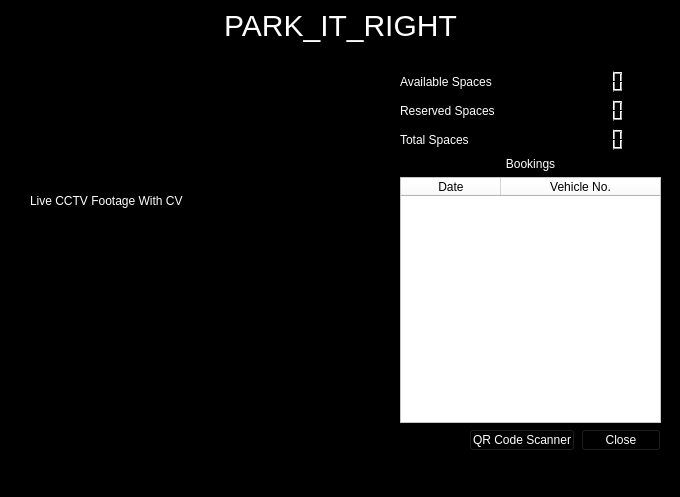
<?xml version="1.0" encoding="UTF-8"?>
<ui version="4.0">
 <class>MainWindow</class>
 <widget class="QMainWindow" name="MainWindow">
  <property name="geometry">
   <rect>
    <x>0</x>
    <y>0</y>
    <width>680</width>
    <height>497</height>
   </rect>
  </property>
  <property name="windowTitle">
   <string>MainWindow</string>
  </property>
  <property name="styleSheet">
   <string notr="true">background-color:rgb(0, 0, 0)</string>
  </property>
  <widget class="QWidget" name="centralwidget">
   <widget class="QLabel" name="label">
    <property name="geometry">
     <rect>
      <x>200</x>
      <y>0</y>
      <width>281</width>
      <height>51</height>
     </rect>
    </property>
    <property name="styleSheet">
     <string notr="true">color:rgb(255, 255, 255);
font: 57 11pt &quot;Ubuntu&quot;;
font-size:30px;
</string>
    </property>
    <property name="text">
     <string>PARK_IT_RIGHT</string>
    </property>
    <property name="alignment">
     <set>Qt::AlignCenter</set>
    </property>
   </widget>
   <widget class="QLabel" name="label_2">
    <property name="geometry">
     <rect>
      <x>30</x>
      <y>80</y>
      <width>251</width>
      <height>241</height>
     </rect>
    </property>
    <property name="styleSheet">
     <string notr="true"> border-top: 10px, white, double;
color:rgb(255, 255, 255);
</string>
    </property>
    <property name="text">
     <string>Live CCTV Footage With CV</string>
    </property>
   </widget>
   <widget class="QWidget" name="layoutWidget">
    <property name="geometry">
     <rect>
      <x>400</x>
      <y>70</y>
      <width>261</width>
      <height>381</height>
     </rect>
    </property>
    <layout class="QVBoxLayout" name="verticalLayout_3">
     <item>
      <layout class="QVBoxLayout" name="verticalLayout_2">
       <item>
        <layout class="QVBoxLayout" name="verticalLayout">
         <item>
          <layout class="QHBoxLayout" name="horizontalLayout">
           <item>
            <widget class="QLabel" name="label_3">
             <property name="styleSheet">
              <string notr="true">color:rgb(255, 255, 255);</string>
             </property>
             <property name="text">
              <string>Available Spaces</string>
             </property>
            </widget>
           </item>
           <item>
            <widget class="QLCDNumber" name="lcdNumber"/>
           </item>
          </layout>
         </item>
         <item>
          <layout class="QHBoxLayout" name="horizontalLayout_2">
           <item>
            <widget class="QLabel" name="label_4">
             <property name="styleSheet">
              <string notr="true">color:rgb(255, 255, 255);
</string>
             </property>
             <property name="text">
              <string>Reserved Spaces</string>
             </property>
            </widget>
           </item>
           <item>
            <widget class="QLCDNumber" name="lcdNumber_2"/>
           </item>
          </layout>
         </item>
        </layout>
       </item>
       <item>
        <layout class="QHBoxLayout" name="horizontalLayout_5">
         <item>
          <widget class="QLabel" name="label_5">
           <property name="styleSheet">
            <string notr="true">color:rgb(255, 255, 255);</string>
           </property>
           <property name="text">
            <string>Total Spaces        </string>
           </property>
          </widget>
         </item>
         <item>
          <widget class="QLCDNumber" name="lcdNumber_3"/>
         </item>
        </layout>
       </item>
       <item>
        <widget class="QLabel" name="label_6">
         <property name="layoutDirection">
          <enum>Qt::LeftToRight</enum>
         </property>
         <property name="styleSheet">
          <string notr="true">color:rgb(255, 255, 255);
text-align:center;</string>
         </property>
         <property name="text">
          <string>Bookings</string>
         </property>
         <property name="alignment">
          <set>Qt::AlignCenter</set>
         </property>
        </widget>
       </item>
       <item>
        <widget class="QTableWidget" name="tableWidget">
         <property name="styleSheet">
          <string notr="true">background-color:rgb(255, 255, 255);</string>
         </property>
         <attribute name="horizontalHeaderCascadingSectionResizes">
          <bool>true</bool>
         </attribute>
         <attribute name="horizontalHeaderStretchLastSection">
          <bool>true</bool>
         </attribute>
         <column>
          <property name="text">
           <string>Date</string>
          </property>
         </column>
         <column>
          <property name="text">
           <string>Vehicle No.</string>
          </property>
         </column>
        </widget>
       </item>
      </layout>
     </item>
     <item>
      <layout class="QHBoxLayout" name="horizontalLayout_4">
       <item>
        <spacer name="horizontalSpacer">
         <property name="orientation">
          <enum>Qt::Horizontal</enum>
         </property>
         <property name="sizeHint" stdset="0">
          <size>
           <width>40</width>
           <height>20</height>
          </size>
         </property>
        </spacer>
       </item>
       <item>
        <layout class="QHBoxLayout" name="horizontalLayout_3">
         <item>
          <widget class="QPushButton" name="pushButton_2">
           <property name="styleSheet">
            <string notr="true">color:rgb(255, 255, 255);</string>
           </property>
           <property name="text">
            <string>QR Code Scanner</string>
           </property>
          </widget>
         </item>
         <item>
          <widget class="QPushButton" name="pushButton">
           <property name="styleSheet">
            <string notr="true">color:rgb(255, 255, 255);</string>
           </property>
           <property name="text">
            <string>Close</string>
           </property>
          </widget>
         </item>
        </layout>
       </item>
      </layout>
     </item>
    </layout>
   </widget>
  </widget>
  <widget class="QMenuBar" name="menubar">
   <property name="geometry">
    <rect>
     <x>0</x>
     <y>0</y>
     <width>680</width>
     <height>22</height>
    </rect>
   </property>
  </widget>
  <widget class="QStatusBar" name="statusbar"/>
 </widget>
 <resources/>
 <connections/>
</ui>
